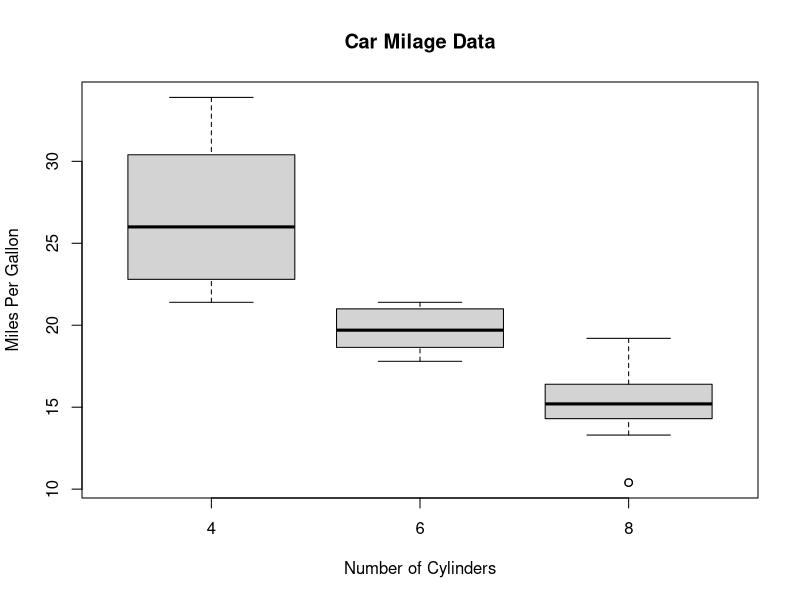
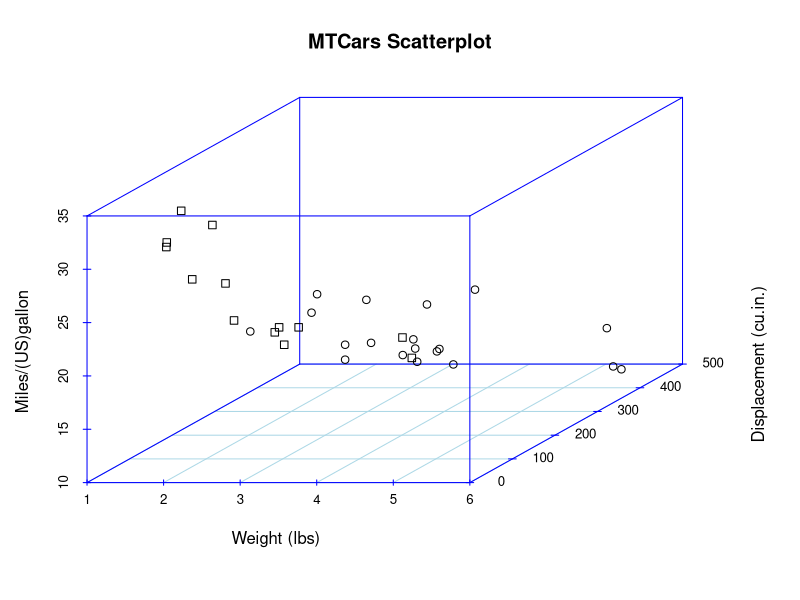
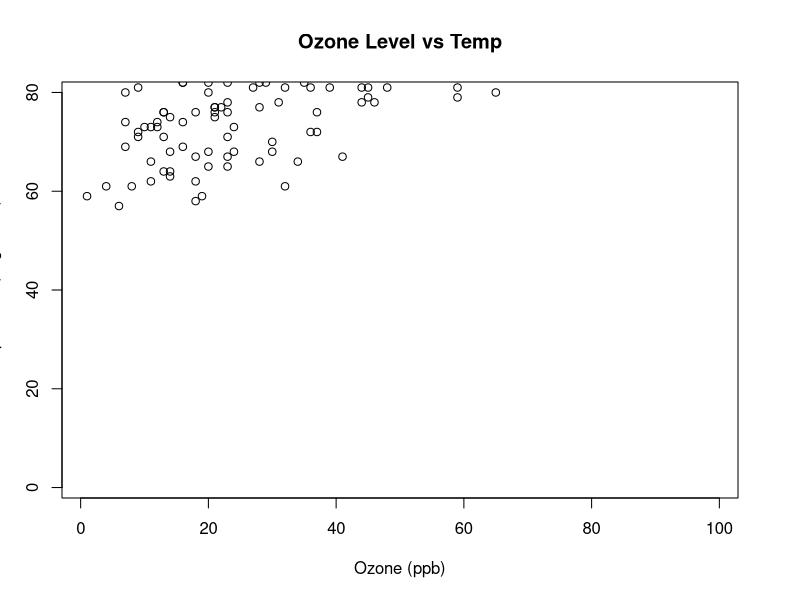

Recreate these plots in R, in order.
#nwokolo daniel
#homework 2

#..1..

data("CO2")

library(sqldf)

aggregate(x=CO2[,c("uptake")], 
          by=data.frame(CO2$Type), 
          FUN=function(x) mean(x))

#     CO2.Type        x
# 1      Quebec 33.54286
# 2 Mississippi 20.88333


#..2.................................................................................


df <- data.frame(Died.At=c(22,40,72,41),
                     Writer.At=c(16, 18, 36, 36), 
                     First.Name=I(c("John", "Edgar", "Walt", "Jane")), 
                     Second.Name=I(c("Doe", "Poe", "Whitman", "Austen")),
                     Sex=I(c("MALE", "MALE", "MALE", "FEMALE")), 
                     Date.Of.Death=as.Date(c("2015-05-10", "1849-10-07", "1892-03-26","1817-07-18")))

#'data.frame':	4 obs. of  6 variables:
#$ Died.At      : num  22 40 72 41
#$ Writer.At    : num  16 18 36 36
#$ First.Name   : 'AsIs' chr  "John" "Edgar" "Walt" "Jane"
#$ Second.Name  : 'AsIs' chr  "Doe" "Poe" "Whitman" "Austen"
#$ Sex          : 'AsIs' chr  "MALE" "MALE" "MALE" "FEMALE"
#$ Date.Of.Death: Date, format: "2015-05-10" "1849-10-07" "1892-03-26" "1817-07-18"

df$Sex<-as.factor(df$Sex)

#'data.frame':	4 obs. of  6 variables:
#$ Died.At      : num  22 40 72 41
#$ Writer.At    : num  16 18 36 36
#$ First.Name   : 'AsIs' chr  "John" "Edgar" "Walt" "Jane"
#$ Second.Name  : 'AsIs' chr  "Doe" "Poe" "Whitman" "Austen"
#$ Sex          : Factor w/ 2 levels "FEMALE","MALE": 2 2 2 1
#$ Date.Of.Death: Date, format: "2015-05-10" "1849-10-07" "1892-03-26" "1817-07-18"

#age_at_death, age_as_writer, first_name, surname, gender, date_died

colnames(df) <- c("age_at_death", "age_as_writer", "first_name", "surname", "gender", "date_died")



#  age_at_death age_as_writer first_name surname gender  date_died
#1           22            16       John     Doe   MALE 2015-05-10
#2           40            18      Edgar     Poe   MALE 1849-10-07
#3           72            36       Walt Whitman   MALE 1892-03-26
#4           41            36       Jane  Austen FEMALE 1817-07-18


#Say "John Doe" died on his birthday, calculate and display the birthdate value based on the variables date_died and age_at_death

#ymd(date) - years(5)

library(lubridate)


birthday <- df[1,c(1,6)]

birthday[,2] <- ymd(birthday[, 2])

birthday[,1] <- years(birthday[, 1])

(birthday[, 2]) -(birthday[, 1])



#[1] "1993-05-10"


#..3...................................................................................................

product <- c("A", "B")
  
height <- c(10,20) 

width <- c(5,10)

weight <- c(2,NA) 

observations_wide <- data.frame(product, height, width, weight)


library(reshape2)

observations_long <- melt(data=observations_wide,
             id.vars="product", na.rm = T)


observations_long[order(observations_long$product),]

#  product variable value
#1       A   height    10
#3       A    width     5
#5       A   weight     2
#2       B   height    20
#4       B    width    10


#..4.....................................................................................................



library(datasets) 

data(mtcars) 

? mtcars

# (C) sapply(split(mtcars$mpg, mtcars$cyl), mean)

#       4        6        8 
#26.66364 19.74286 15.10000 


#..5......................................................................................................


AD<- tapply(mtcars$hp, mtcars$cyl, mean)
abs(AD[3]-AD[1])

#       8 
#126.5779 


#..6....................................................................................................


library(datasets)
data("airquality")

ozone <- subset(airquality, !is.na(Ozone), select = Ozone)
apply(ozone, 2, mean)


#Ozone 
#42.12931

# (A) 42.1


#..7...................................................................................................



temp <- subset(airquality, Month==6, select=Temp)
apply(temp, 2, mean)


#Temp 
#79.1 


# (D) 79.1

# ..8..................................................................................................

library(datasets) 

data("mtcars") 

boxplot(mpg~cyl,data=mtcars, main="Car Milage Data",
        xlab="Number of Cylinders", ylab="Miles Per Gallon")


#..9..................................................................................................

library("scatterplot3d")

scatterplot3d(mtcars$wt, mtcars$disp, mtcars$mpg, 
              main="MTCars Scatterplot",
              xlab="Weight (lbs) ", 
              ylab="Displacement (cu.in.)",
              zlab="Miles/(US)gallon ",
              grid=TRUE,
              col.axis="blue", 
              col.grid="lightblue",
              pch=ifelse(mtcars$am=="1",0,1))

#..10................................................................................................


ot <- airquality[,c('Ozone','Temp')]


ot <- airquality[,c('Ozone','Temp')]

plot(x = ot$Ozone,y = ot$Temp,
     xlab = "Ozone (ppb)",
     ylab = "Temperature (degrees F)",
     xlim = c(1,99),
     ylim = c(1,79),		 
     main = "Ozone Level vs Temp")
